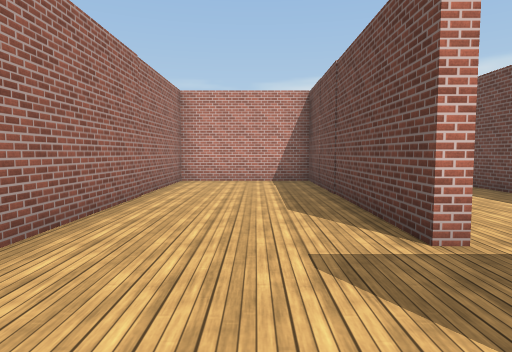
View 1 (above)

21 first-person views from a walk through a 3-D level made in the Unity game engine. The camera is 1.4 m above the floor, tilts 4° down and sees 75° across. The floor is counted in squares, 1.72 m on a side. Each view is taken from the middle of a square. On the plan, view 1 faces up. The plan holds only what a view shows up to about 11 squares ahead; the rest is blank. The place goes on beyond the plan. The player is left out. Some animated figures are not drawn. Surface patterns are stand-ins for the level's own textures.

View 2
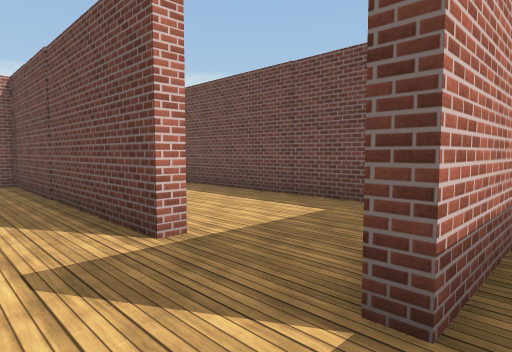

View 3
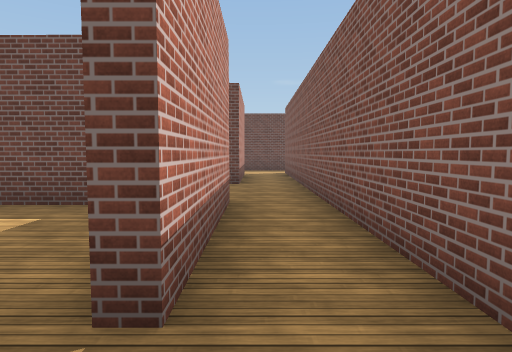

View 4
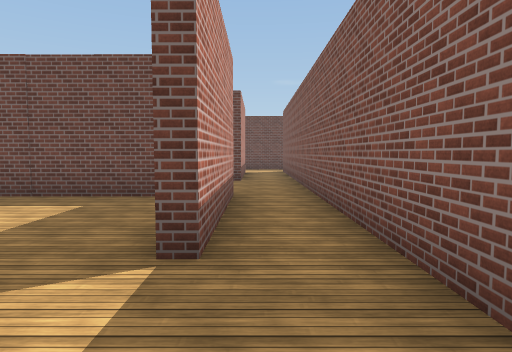

View 5
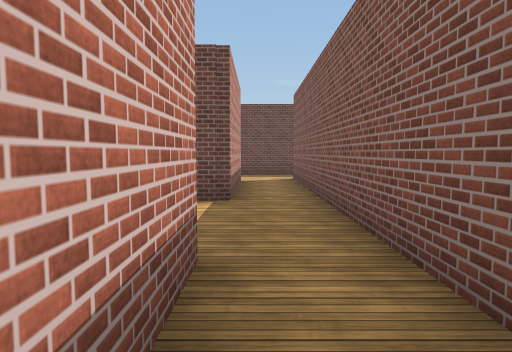

View 6
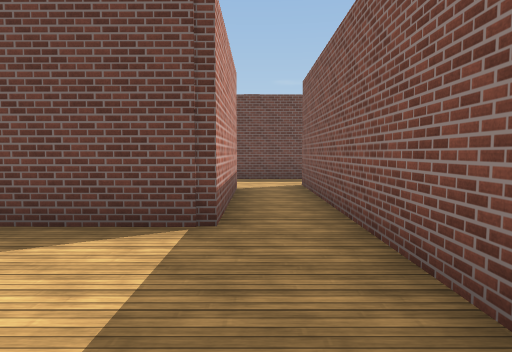

View 7
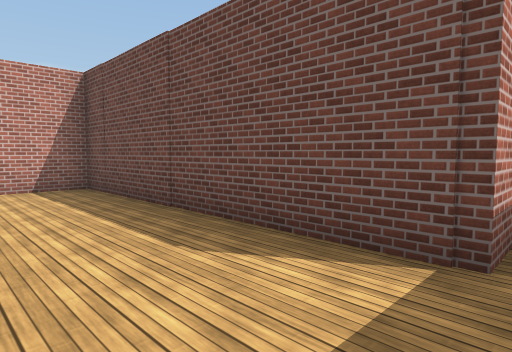

View 8
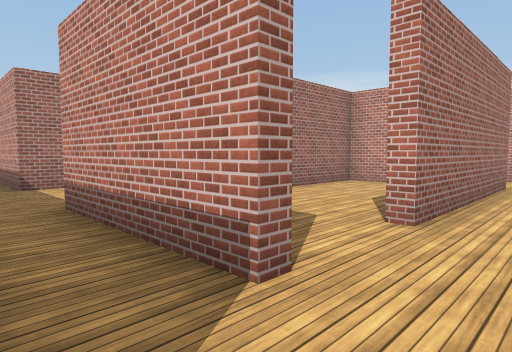

View 9
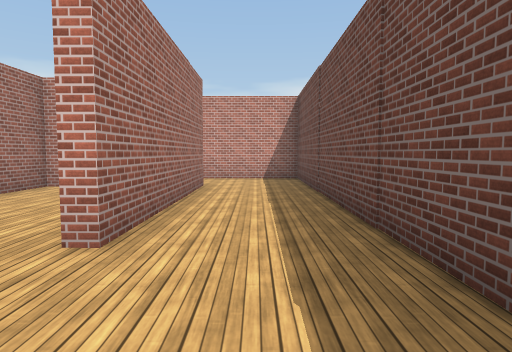

View 10
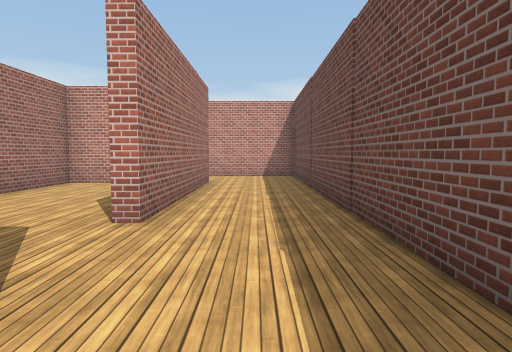

View 11
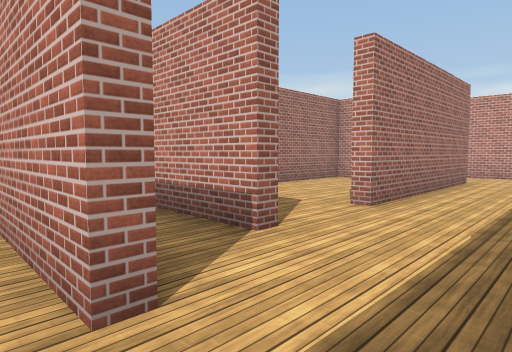

View 12
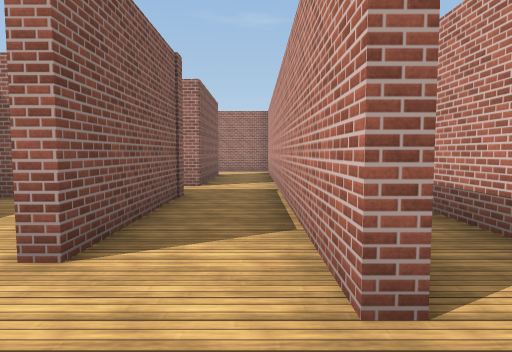

View 13
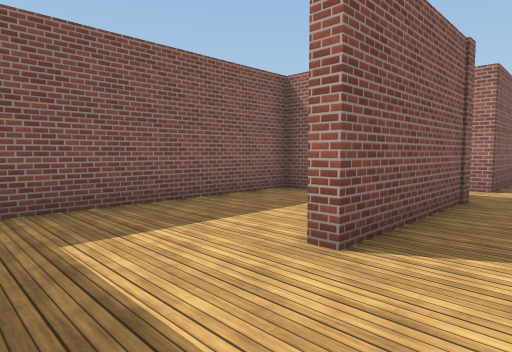

View 14
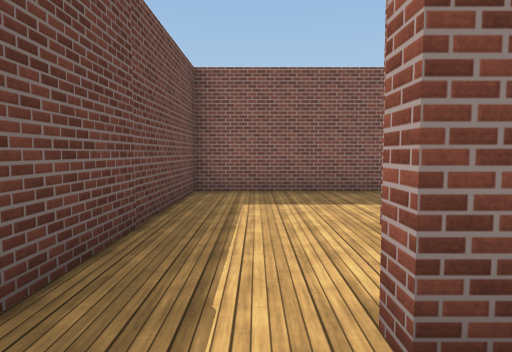

View 15
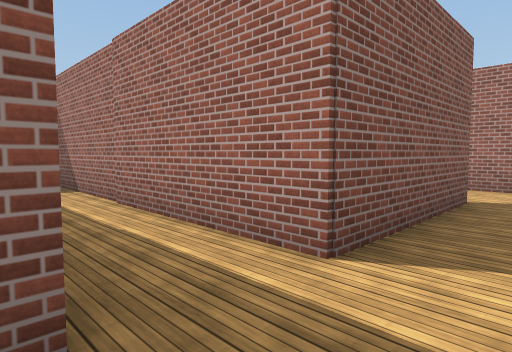

View 16
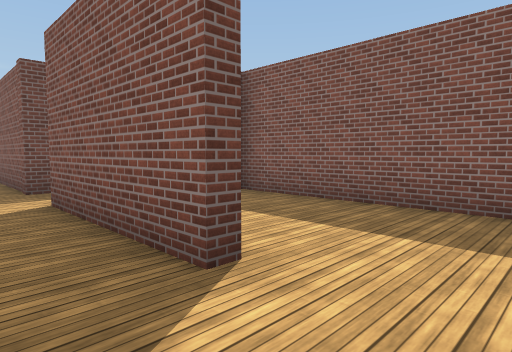

View 17
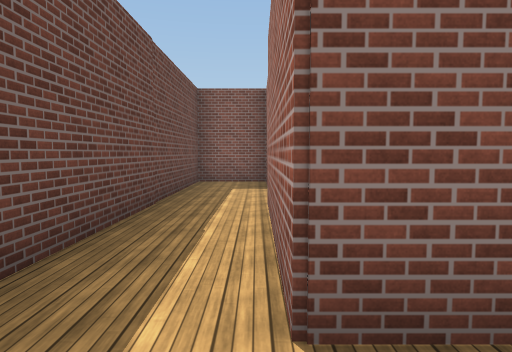

View 18
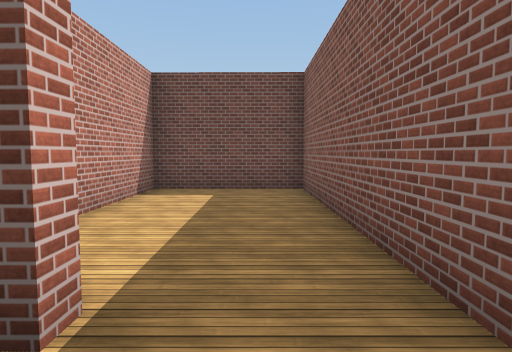

View 19
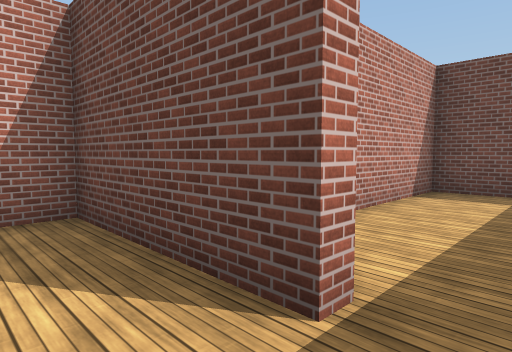

View 20
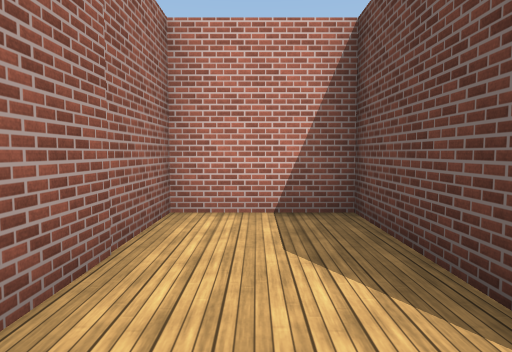

View 21
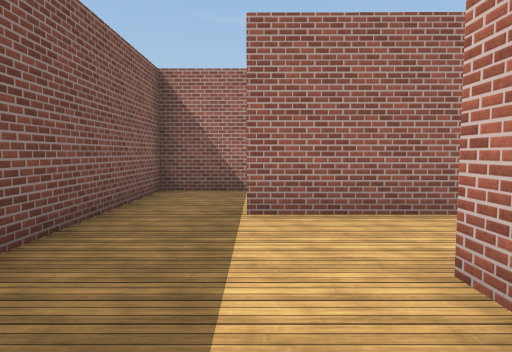

### Floor plan
Ten units are one square. View 1 is at (0, 0); x grows to the right and y downward. Boxes are objects, and circles mark ways between rooms. Rooms are numbered by the first view taken in them; rooms with no view inside come last. Other rooms are left out.
<svg viewBox="-27 -111 186 230">
<path fill="none" stroke="#000" d="M15 -29 15 -97 -21 -97 -21 -27M3 12 55 12M55 -4 15 -4 15 -9M55 -13 55 -4M55 12 125 12M126 -4 86 -4 87 -80 70 -80M126 -84 126 -28 122 -28M126 -9 126 -4M125 12 135 12M153 16 154 -106 121 -106M89 63 89 71 152 71 153 16M135 15 44 15M85 75 86 34 126 34 126 39M28 37 28 34 68 34 68 76M7 23 7 35M3 51 3 12M4 15 -21 15 -22 71 5 71M7 35 6 52M5 71 65 71 65 37 28 37M101 -80 90 -80 89 -49M68 76 68 108M66 114 85 114 85 75"/>
<circle cx="50" cy="0" r="3" fill="#2a7"/>
<circle cx="130" cy="0" r="3" fill="#2a7"/>
<circle cx="145" cy="10" r="3" fill="#2a7"/>
<circle cx="120" cy="-20" r="3" fill="#2a7"/>
<circle cx="15" cy="30" r="3" fill="#2a7"/>
<circle cx="80" cy="70" r="3" fill="#2a7"/>
<circle cx="0" cy="60" r="3" fill="#2a7"/>
<text x="0" y="-40">1</text>
<text x="70" y="-30">2</text>
<text x="140" y="-50">3</text>
<text x="100" y="30">4</text>
<text x="-10" y="40">5</text>
<text x="30" y="50">6</text>
<text x="100" y="-50">7</text>
<text x="70" y="90">8</text>
</svg>
Room 1 opens to room 2. Room 2 opens to room 3. Room 3 opens to room 4. Room 3 opens to room 7. Room 4 opens to room 6. Room 4 opens to room 8. Room 5 opens to room 6.

Where each view was taken, in squares from view 1:
view 1: 0 up, 0 right, facing up
view 2: 0 up, 0 right, facing up-right
view 3: 0 up, 0 right, facing right
view 4: 0 up, 1 left, facing right
view 5: 0 up, 3 right, facing right
view 6: 0 up, 5 right, facing right
view 7: 0 up, 6 right, facing up-right
view 8: 1 down, 14 right, facing up-left
view 9: 0 up, 14 right, facing up
view 10: 1 down, 14 right, facing up
view 11: 2 down, 15 right, facing up-left
view 12: 2 down, 15 right, facing left
view 13: 2 down, 15 right, facing down-left
view 14: 0 up, 14 right, facing down
view 15: 2 down, 9 right, facing down-left
view 16: 2 down, 1 right, facing down-right
view 17: 2 down, 7 right, facing down
view 18: 6 down, 1 left, facing right
view 19: 6 down, 1 left, facing up-right
view 20: 6 down, 1 left, facing up
view 21: 5 down, 5 right, facing left
